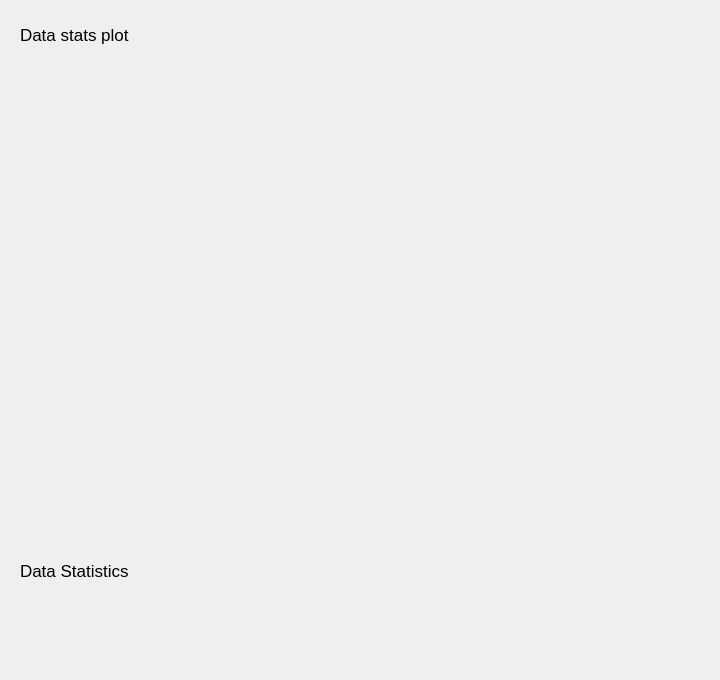
      <widget class="QWidget" name="tabDataPreprocess">
       <attribute name="title">
        <string>Data VIS</string>
       </attribute>
       <widget class="QLabel" name="labelDataStatsPlot">
        <property name="geometry">
         <rect>
          <x>20</x>
          <y>20</y>
          <width>151</width>
          <height>30</height>
         </rect>
        </property>
        <property name="font">
         <font>
          <family>Segoe UI</family>
          <pointsize>13</pointsize>
          <bold>false</bold>
         </font>
        </property>
        <property name="text">
         <string>Data stats plot</string>
        </property>
       </widget>
       <widget class="QWidget" name="verticalLayoutWidget">
        <property name="geometry">
         <rect>
          <x>20</x>
          <y>60</y>
          <width>691</width>
          <height>481</height>
         </rect>
        </property>
        <layout class="QVBoxLayout" name="vertlLayoutDataStats">
         <item>
          <layout class="QHBoxLayout" name="horizonLayoutCtrl">
           <property name="spacing">
            <number>6</number>
           </property>
           <property name="sizeConstraint">
            <enum>QLayout::SetDefaultConstraint</enum>
           </property>
          </layout>
         </item>
        </layout>
       </widget>
       <widget class="QLabel" name="labelDataStats">
        <property name="geometry">
         <rect>
          <x>20</x>
          <y>560</y>
          <width>161</width>
          <height>21</height>
         </rect>
        </property>
        <property name="font">
         <font>
          <family>Segoe UI</family>
          <pointsize>13</pointsize>
          <bold>false</bold>
         </font>
        </property>
        <property name="text">
         <string>Data Statistics</string>
        </property>
       </widget>
       <widget class="QWidget" name="verticalLayoutWidget_7">
        <property name="geometry">
         <rect>
          <x>20</x>
          <y>600</y>
          <width>691</width>
          <height>71</height>
         </rect>
        </property>
        <layout class="QVBoxLayout" name="vLayoutDataStats"/>
       </widget>
      </widget>
